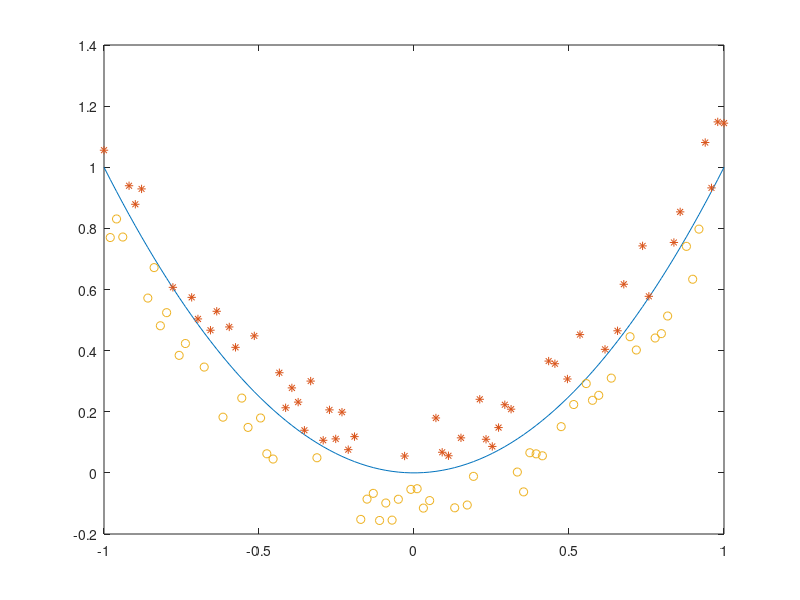

This chart was generated by the following MATLAB code: (Note: this script raises an error after producing the figure.)

% DEMO2  Nu Support Vector Classification with LIBSVM.
%
% In this demo, a nu-style SVM is applied to a separable classification
% problem using a polynomial kernel function. As result the complete decision
% function is plotted; its intersection with the feature plane is the decision
% boundary. Since the solution is requested as separate variables [a,I,b], the
% class labels must be +1 and -1. This demo also demonstrates how to simulate
% the SVM completely with standard MATLAB commands (not using LIBSVMSIM). 

% ------------------------------------------------------------------------------
% MATLAB Interface for LIBSVM, Version 1.2
%
% Copyright (C) 2004-2005 Michael Vogt
% Written by Michael Vogt, Atanas Ayarov and Bennet Gedan
%
% This program is free software; you can redistribute it and/or modify it
% under the terms of the GNU General Public License as published by the Free
% Software Foundation; either version 2 of the License, or (at your option)
% any later version.
% ------------------------------------------------------------------------------


N   = 100;             % number of samples
f   = 0.2;             % relative error of the sample data
nu  = 0.5;             % SVM's nu parameter
d   = 2;               % degree of polynomial kernel
c   = 1;               % offset of polynomial kernel
pps = 1;               % plot problem and solution (0/1)
rand('state',42);      % fixed state for random numbers

% --- generate the test problem ---

x = zeros(N,2);
x(:,1) = linspace(-1,1,N)';
x(:,2) = x(:,1).^2+f*(2*rand(N,1)-1);

iu = find(x(:,2)>=x(:,1).^2);
il = find(x(:,2)< x(:,1).^2);
y = ones(N,1); y(il)=-1;       % labels must be "+1" and "-1" here

if pps
  plot(x(:,1),x(:,1).^2,'-',x(iu,1),x(iu,2),'*',x(il,1),x(il,2),'o');
  pause;
end

% --- solve the problem ---

fprintf('Starting LIBSVM\n');
ker = struct('type','poly','degree',d,'offset',c);
tic;
[a,I,b] = libsvmopt(x,y,nu,ker,'style','nu');
fprintf('Optimization finished in %3.2f sec\n',toc);

% --- plot the solution ---

if pps
  [X1,X2] = meshgrid(-1:.1:1,0:.1:1);
  Y = zeros(size(X1));
  for i=1:size(X1,1)
    for j=1:size(X1,2)
      Y(i,j) = a'*(x(I,:)*[X1(i,j);X2(i,j)]+c).^d + b;
    end
  end
  mesh(X1,X2,Y);
  hold on
  contour(X1,X2,Y,[0 0],'m');
  plot(x(:,1),x(:,1).^2,'-',x(iu,1),x(iu,2),'*',x(il,1),x(il,2),'o');
  hold off
end
